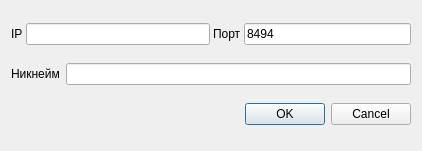
<?xml version="1.0" encoding="UTF-8"?>
<ui version="4.0">
 <class>JoinDialog</class>
 <widget class="QDialog" name="JoinDialog">
  <property name="geometry">
   <rect>
    <x>0</x>
    <y>0</y>
    <width>422</width>
    <height>151</height>
   </rect>
  </property>
  <property name="windowTitle">
   <string>Dialog</string>
  </property>
  <layout class="QVBoxLayout" name="verticalLayout">
   <item>
    <layout class="QHBoxLayout" name="AddressLayout">
     <property name="spacing">
      <number>3</number>
     </property>
     <item>
      <layout class="QHBoxLayout" name="IPLayout">
       <item>
        <widget class="QLabel" name="IPLabel">
         <property name="text">
          <string>IP</string>
         </property>
        </widget>
       </item>
       <item>
        <widget class="FormLineEdit" name="IPLineEdit">
         <property name="maxLength">
          <number>15</number>
         </property>
        </widget>
       </item>
      </layout>
     </item>
     <item>
      <layout class="QHBoxLayout" name="PortLayout">
       <item>
        <widget class="QLabel" name="PortLabel">
         <property name="maximumSize">
          <size>
           <width>16777215</width>
           <height>16777215</height>
          </size>
         </property>
         <property name="text">
          <string>Порт</string>
         </property>
        </widget>
       </item>
       <item>
        <widget class="FormLineEdit" name="PortLineEdit">
         <property name="text">
          <string>8494</string>
         </property>
         <property name="maxLength">
          <number>5</number>
         </property>
        </widget>
       </item>
      </layout>
     </item>
    </layout>
   </item>
   <item>
    <layout class="QHBoxLayout" name="NameLayout">
     <item>
      <widget class="QLabel" name="NameLabel">
       <property name="text">
        <string>Никнейм</string>
       </property>
      </widget>
     </item>
     <item>
      <widget class="FormLineEdit" name="NameLineEdit">
       <property name="maxLength">
        <number>50</number>
       </property>
      </widget>
     </item>
    </layout>
   </item>
   <item>
    <widget class="QDialogButtonBox" name="buttonBox">
     <property name="orientation">
      <enum>Qt::Orientation::Horizontal</enum>
     </property>
     <property name="standardButtons">
      <set>QDialogButtonBox::StandardButton::Cancel|QDialogButtonBox::StandardButton::Ok</set>
     </property>
    </widget>
   </item>
  </layout>
 </widget>
 <customwidgets>
  <customwidget>
   <class>FormLineEdit</class>
   <extends>QLineEdit</extends>
   <header location="global">../../../../formlineedit.h</header>
  </customwidget>
 </customwidgets>
 <resources/>
 <connections/>
</ui>
